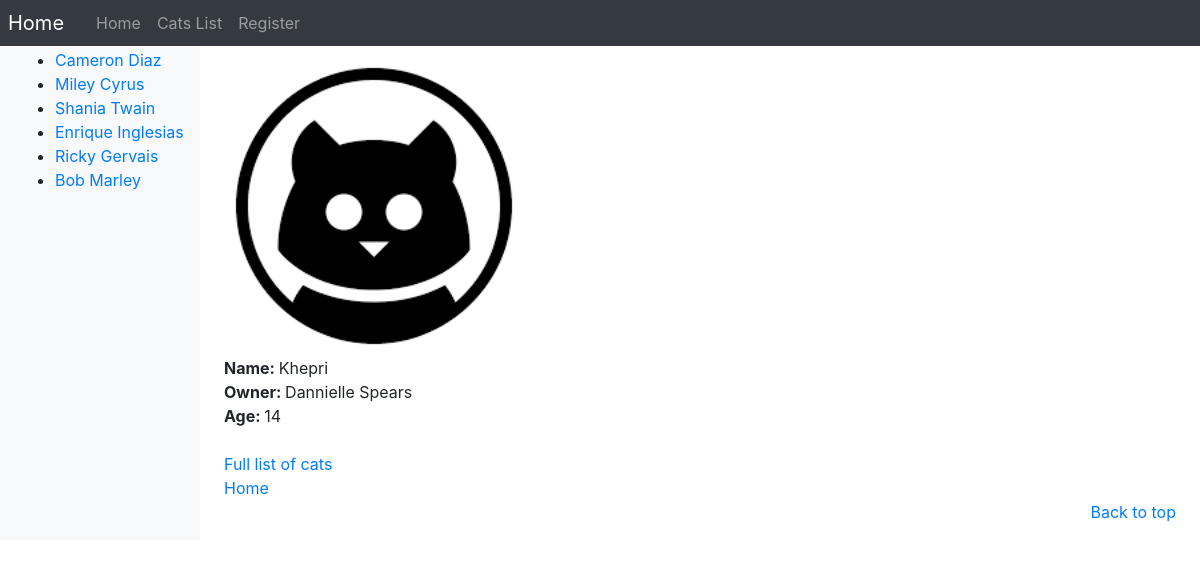
Page /cats/cats/khepri_dannielle/ on the committed database.
### cats/models.py (models this page shows, shortened)
class Student(models.Model):
    DEFAULT_MAX_LEN = 128
    forename = models.CharField(max_length=DEFAULT_MAX_LEN)
    surname = models.CharField(max_length=DEFAULT_MAX_LEN)
    numCats = models.IntegerField(default=0)
    name_slug = models.SlugField(unique=True)

class Cat(models.Model):
    DEFAULT_MAX_LEN = 128
    name = models.CharField(max_length=DEFAULT_MAX_LEN)
    age = models.IntegerField(default=0)
    picture = models.ImageField(upload_to='profile_images', blank=True)
    owner = models.ForeignKey(Student, on_delete=models.CASCADE)
    cat_slug = models.SlugField(unique=True)

### cats/views.py (the view)
# urls.py: path('cats/<slug:cat_slug>/', views.show_cat_profile, name='cat_profile'),
def show_cat_profile(request, cat_slug):
    context_dict = {}
    try:
        cat = Cat.objects.get(cat_slug=cat_slug)
        context_dict['cat'] = cat
        context_dict['picture'] = cat.picture
    except Cat.DoesNotExist:
        context_dict['picture'] = None
    return render(request, 'cats/cat.html', context=context_dict)

### cats/templatetags/cats_template_tags.py (called while the page is built)
@register.inclusion_tag('cats/students.html')
def get_student_list():
    return {'students': Student.objects.all()}

### templates/cats/cat.html (shortened to what this page needs)
{% extends 'cats/base.html' %}
{% load staticfiles %}
{% block body_block %}
{% if cat %}
    <h1>{{ cat.name }}'s Info </h1>
    {% if cat.picture %}
    <img src="{{ MEDIA_URL }}{{ cat.picture }}" width="300" height="300" alt="{{ cat.name }}'s Photo"/><br />
    {% else %}
    <img src="{% static 'images/no_picture.png' %}" width="300" height="300" alt="No Profile Photo" /><br />
    {% endif %}
    <strong>Name: </strong>{{ cat.name }}<br />
    <Strong>Owner: </Strong>{{ cat.owner.forename }} {{ cat.owner.surname }}<br />
    <strong>Age: </strong>{{ cat.age }}<br /><br />
{% endif %}
<a href="{% url 'cats:cats' %}">Full list of cats</a><br />
<a href="{% url 'cats:index' %}">Home</a>
{% endblock %}

### templates/cats/students.html
<ul>
    {% if students %}
    {% for student in students %}
    <li><a href="{% url 'cats:student_profile' student.name_slug %}">{{ student.forename }} {{ student.surname }}</a></li>
    {% endfor %}
    {% else %}
    <li><strong>There are no students.</strong></li>
    {% endif %}
</ul>

### rows in the picture
Student: forename "Cameron", surname "Diaz"
Student: forename "Miley", surname "Cyrus"
Student: forename "Shania", surname "Twain"
Student: forename "Enrique", surname "Inglesias"
Student: forename "Ricky", surname "Gervais"
Student: forename "Bob", surname "Marley"
Cat: name "Khepri", owner.forename "Dannielle", owner.surname "Spears", age "14"
